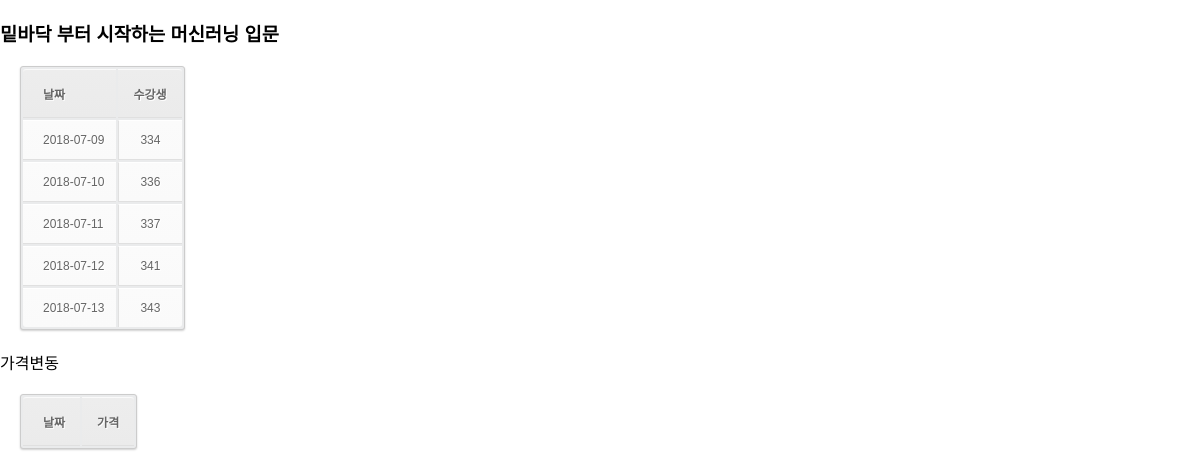
The page /course/1 on the database as committed earlier.
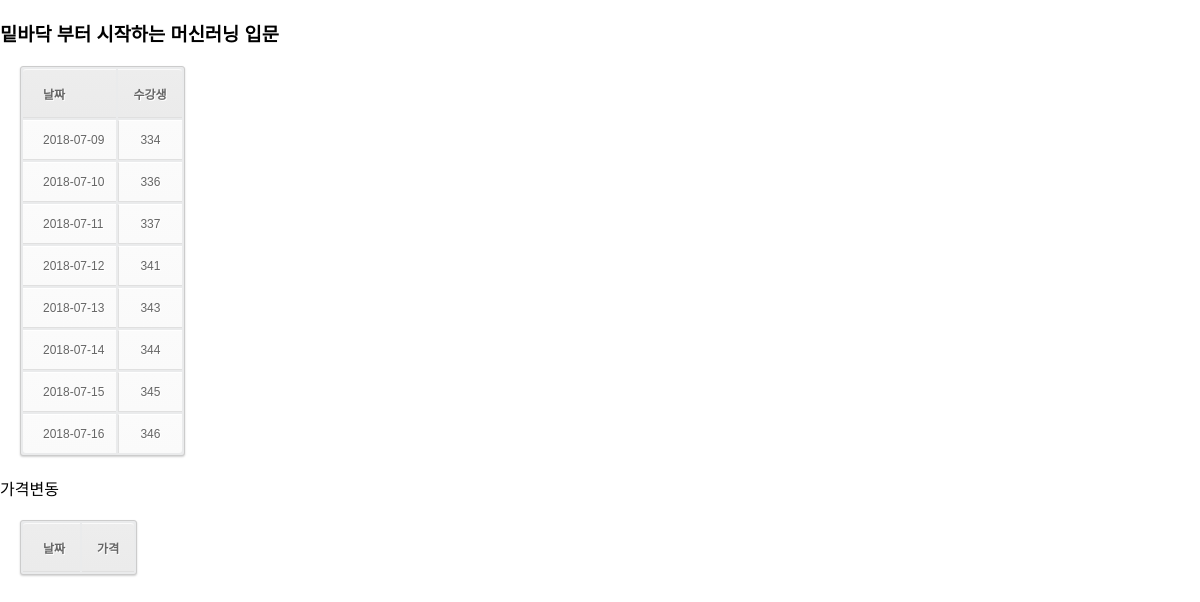
The same page on the database as committed later.
### tables this page shows
CREATE TABLE COURSES (
	ID INTEGER PRIMARY KEY,
	URL STRING UNIQUE,
	TITLE STRING,
	RELEASE_DATE STRING
);

CREATE TABLE SALES (
	ID INTEGER,
	UPDATE_DATE STRING,
	PRICE INTEGER,
	STUDENT_COUNT INTEGER,
	PRIMARY KEY(ID, UPDATE_DATE),
	FOREIGN KEY(ID) REFERENCES COURSES(ID) ON DELETE CASCADE
);

### app.py (the view)
@app.route('/course/<course_id>')
def course_index(course_id):
	sql = "SELECT TITLE FROM COURSES WHERE ID = (?)"
	cur = g.db.execute(sql, [course_id])
	title = cur.fetchall()[0][0]
	sql = "SELECT STUDENT_COUNT, UPDATE_DATE FROM SALES WHERE ID = (?)"
	cur = g.db.execute(sql, [course_id])
	student_count = [dict(STUDENT_COUNT=row[0], UPDATE_DATE=row[1]) for row in cur.fetchall()]
	sql = "SELECT A.UPDATE_DATE, A.PRICE FROM SALES A, SALES B WHERE A.ID = (?) AND A.ID = B.ID AND A.PRICE <> B.PRICE"
	cur = g.db.execute(sql, [course_id])
	prices = [dict(UPDATE_DATE=row[0], PRICE=row[1]) for row in cur.fetchall()]
	return render_template('course.html', ID=course_id, TITLE=title, STUDENT_COUNT=student_count, PRICE=prices)

### app.py (called while the page is built)
def connect_db():
	return sqlite3.connect(app.config['DATABASE'])

@app.before_request
def befor_request():
	g.db = connect_db()

@app.teardown_request
def teardown_request(exception):
	g.db.close()

### templates/course.html (shortened to what this page needs)
<!DOCTYPE html>
<html>
<link rel="stylesheet" href={{ url_for('static', filename='css/table_style.css') }}>
	<head>
	</head>
	<body>
		<div class="box">
			<div class="box-header">
				<h3 class="box-title">  {{ TITLE }}</h3>
			</div>
			<div class="box-body">
				<table id="date-table" class="table table-bordered">
					<thead>
						<tr>
							<th>날짜</th>
							<th>수강생</th>
						</tr>
					</thead>
					<tbody>
						{% for STUDENT in STUDENT_COUNT %}
						<tr>
							<td> {{ STUDENT.UPDATE_DATE }} </td>
							<td> {{ STUDENT.STUDENT_COUNT }}
						</tr>
						{% endfor %}
					</tbody>
				</table>
				가격변동
				<table>
					<thead>
						<tr>
							<th>날짜</th>
							<th>가격</th>
						</tr>
					</thead>
				</table>
			</div>
		</div>
	</body>
</html>

### static/css/table_style.css (style rules this page uses)
body { font-family:Arial, Helvetica, sans-serif; margin:0 auto; }
table { font-family:Arial, Helvetica, sans-serif; color:#666; font-size:12px; text-shadow: 1px 1px 0px #fff; background:#eaebec; margin:20px; border:#ccc 1px solid; -moz-border-radius:3px; -webkit-border-radius:3px; border-radius:3px; -moz-box-shadow: 0 1px 2px #d1d1d1; -webkit-box-shadow: 0 1px 2px #d1d1d1; box-shadow: 0 1px 2px #d1d1d1; }
table th { padding:15px; border-top:1px solid #fafafa; border-bottom:1px solid #e0e0e0; background: #ededed; background: -webkit-gradient(linear, left top, left bottom, from(#ededed), to(#ebebeb)); background: -moz-linear-gradient(top, #ededed, #ebebeb); }
table th:first-child { text-align: left; padding-left:20px; }
table tr:first-child th:first-child { -moz-border-radius-topleft:3px; -webkit-border-top-left-radius:3px; border-top-left-radius:3px; }
table tr:first-child th:last-child { -moz-border-radius-topright:3px; -webkit-border-top-right-radius:3px; border-top-right-radius:3px; }
table tr { text-align: center; padding-left:20px; }
table tr td:first-child { text-align: left; padding-left:20px; border-left: 0; }
table tr td { padding:12px; border-top: 1px solid #ffffff; border-bottom:1px solid #e0e0e0; border-left: 1px solid #e0e0e0; background: #fafafa; background: -webkit-gradient(linear, left top, left bottom, from(#fbfbfb), to(#fafafa)); background: -moz-linear-gradient(top, #fbfbfb, #fafafa); }
table tr:last-child td { border-bottom:0; }
table tr:last-child td:first-child { -moz-border-radius-bottomleft:3px; -webkit-border-bottom-left-radius:3px; border-bottom-left-radius:3px; }
table tr:last-child td:last-child { -moz-border-radius-bottomright:3px; -webkit-border-bottom-right-radius:3px; border-bottom-right-radius:3px; }

Rows that differ between the two databases and show on the page:
added SALES: UPDATE_DATE "2018-07-14", STUDENT_COUNT "344"
added SALES: UPDATE_DATE "2018-07-15", STUDENT_COUNT "345"
added SALES: UPDATE_DATE "2018-07-16", STUDENT_COUNT "346"
